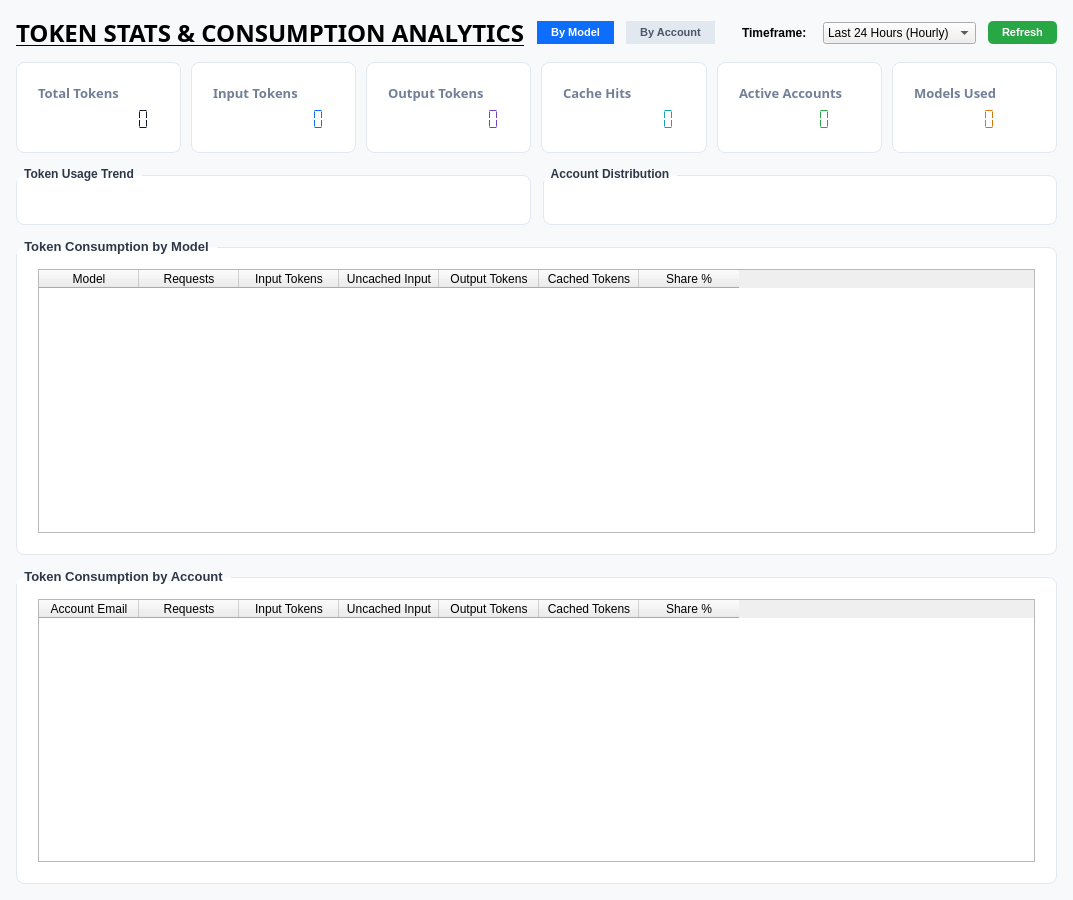
<?xml version="1.0" encoding="UTF-8"?>
<ui version="4.0">
 <class>TokenStatsForm</class>
 <widget class="QWidget" name="TokenStatsForm">
  <property name="geometry">
   <rect><x>0</x><y>0</y><width>1050</width><height>900</height></rect>
  </property>
  <property name="windowTitle"><string>Token Stats</string></property>
  <property name="styleSheet">
   <string notr="true">QWidget#TokenStatsForm { background-color: #F8F9FA; }</string>
  </property>
  <layout class="QVBoxLayout" name="mainVerticalLayout">
   <property name="spacing"><number>12</number></property>
   <property name="leftMargin"><number>16</number></property>
   <property name="topMargin"><number>16</number></property>
   <property name="rightMargin"><number>16</number></property>
   <property name="bottomMargin"><number>16</number></property>

   <!-- Header row: title + viewMode toggle + refresh -->
   <item>
    <layout class="QHBoxLayout" name="layoutHeader">
     <item>
      <widget class="QLabel" name="lblHeaderTitle">
       <property name="font">
        <font><family>DS-Digital</family><pointsize>18</pointsize><bold>true</bold><underline>true</underline></font>
       </property>
       <property name="text"><string>TOKEN STATS &amp; CONSUMPTION ANALYTICS</string></property>
      </widget>
     </item>
     <item>
      <spacer name="spacerHeader">
       <property name="orientation"><enum>Qt::Orientation::Horizontal</enum></property>
       <property name="sizeHint" stdset="0"><size><width>40</width><height>20</height></size></property>
      </spacer>
     </item>
     <!-- viewMode pill buttons -->
     <item>
      <widget class="QPushButton" name="btnViewByModel">
       <property name="text"><string>By Model</string></property>
       <property name="checkable"><bool>true</bool></property>
       <property name="checked"><bool>true</bool></property>
       <property name="styleSheet">
        <string notr="true">
         QPushButton { background-color: #0D6EFD; color: #FFFFFF; font-weight: bold; border: none;
           border-radius: 4px 0 0 4px; padding: 5px 14px; font-size: 11px; }
         QPushButton:!checked { background-color: #E2E8F0; color: #4A5568; }
        </string>
       </property>
      </widget>
     </item>
     <item>
      <widget class="QPushButton" name="btnViewByAccount">
       <property name="text"><string>By Account</string></property>
       <property name="checkable"><bool>true</bool></property>
       <property name="styleSheet">
        <string notr="true">
         QPushButton { background-color: #E2E8F0; color: #4A5568; font-weight: bold; border: none;
           border-radius: 0 4px 4px 0; padding: 5px 14px; font-size: 11px; }
         QPushButton:checked { background-color: #0D6EFD; color: #FFFFFF; }
        </string>
       </property>
      </widget>
     </item>
     <item>
      <widget class="QLabel" name="lblTimeframe">
       <property name="text"><string>Timeframe:</string></property>
       <property name="font"><font><bold>true</bold></font></property>
       <property name="styleSheet"><string notr="true">margin-left: 12px;</string></property>
      </widget>
     </item>
     <item>
      <widget class="QComboBox" name="comboTimeframe">
       <item><property name="text"><string>Last 24 Hours (Hourly)</string></property></item>
       <item><property name="text"><string>Last 7 Days (Daily)</string></property></item>
       <item><property name="text"><string>Last 30 Days (Weekly)</string></property></item>
      </widget>
     </item>
     <item>
      <widget class="QPushButton" name="btnRefreshStats">
       <property name="text"><string>Refresh</string></property>
       <property name="styleSheet">
        <string notr="true">QPushButton { background-color: #28A745; color: #FFFFFF; font-weight: bold;
          border: none; border-radius: 5px; padding: 5px 14px; font-size: 11px; }
          QPushButton:hover { background-color: #218838; }
          QPushButton:disabled { background-color: #A0AEC0; }
        </string>
       </property>
      </widget>
     </item>
    </layout>
   </item>

   <!-- Scroll body -->
   <item>
    <widget class="QScrollArea" name="scrollArea">
     <property name="styleSheet">
      <string notr="true">QScrollArea { background: transparent; border: none; }
       QWidget#scrollContent { background: transparent; }</string>
     </property>
     <property name="frameShape"><enum>QFrame::Shape::NoFrame</enum></property>
     <property name="widgetResizable"><bool>true</bool></property>
     <widget class="QWidget" name="scrollContent">
      <property name="geometry"><rect><x>0</x><y>0</y><width>1018</width><height>840</height></rect></property>
      <layout class="QVBoxLayout" name="layoutContent">
       <property name="spacing"><number>14</number></property>
       <property name="leftMargin"><number>0</number></property>
       <property name="topMargin"><number>0</number></property>
       <property name="rightMargin"><number>0</number></property>
       <property name="bottomMargin"><number>0</number></property>

       <!-- ROW 1: 6 Stat Cards -->
       <item>
        <layout class="QHBoxLayout" name="layoutStatsCards">
         <property name="spacing"><number>10</number></property>

         <!-- Card 1: Total Tokens -->
         <item>
          <widget class="QFrame" name="cardTotalTokens">
           <property name="styleSheet"><string notr="true">QFrame#cardTotalTokens { background-color: #FFFFFF; border: 1px solid #E2E8F0; border-radius: 8px; padding: 12px; }</string></property>
           <layout class="QVBoxLayout" name="layoutCard1">
            <item><widget class="QLabel" name="lblCardTotalTokensTitle">
             <property name="font"><font><family>DS-Digital</family><pointsize>10</pointsize><bold>true</bold></font></property>
             <property name="styleSheet"><string notr="true">color: #718096;</string></property>
             <property name="text"><string>Total Tokens</string></property>
            </widget></item>
            <item><widget class="QLCDNumber" name="valTotalTokens">
             <property name="styleSheet"><string notr="true">color: #111827;</string></property>
             <property name="frameShape"><enum>QFrame::Shape::NoFrame</enum></property>
             <property name="digitCount"><number>10</number></property>
             <property name="segmentStyle"><enum>QLCDNumber::SegmentStyle::Flat</enum></property>
            </widget></item>
           </layout>
          </widget>
         </item>

         <!-- Card 2: Input Tokens -->
         <item>
          <widget class="QFrame" name="cardInputTokens">
           <property name="styleSheet"><string notr="true">QFrame#cardInputTokens { background-color: #FFFFFF; border: 1px solid #E2E8F0; border-radius: 8px; padding: 12px; }</string></property>
           <layout class="QVBoxLayout" name="layoutCard2">
            <item><widget class="QLabel" name="lblCardInputTokensTitle">
             <property name="font"><font><family>DS-Digital</family><pointsize>10</pointsize><bold>true</bold></font></property>
             <property name="styleSheet"><string notr="true">color: #718096;</string></property>
             <property name="text"><string>Input Tokens</string></property>
            </widget></item>
            <item><widget class="QLCDNumber" name="valInputTokens">
             <property name="styleSheet"><string notr="true">color: #0D6EFD;</string></property>
             <property name="frameShape"><enum>QFrame::Shape::NoFrame</enum></property>
             <property name="digitCount"><number>10</number></property>
             <property name="segmentStyle"><enum>QLCDNumber::SegmentStyle::Flat</enum></property>
            </widget></item>
           </layout>
          </widget>
         </item>

         <!-- Card 3: Output Tokens -->
         <item>
          <widget class="QFrame" name="cardOutputTokens">
           <property name="styleSheet"><string notr="true">QFrame#cardOutputTokens { background-color: #FFFFFF; border: 1px solid #E2E8F0; border-radius: 8px; padding: 12px; }</string></property>
           <layout class="QVBoxLayout" name="layoutCard3">
            <item><widget class="QLabel" name="lblCardOutputTokensTitle">
             <property name="font"><font><family>DS-Digital</family><pointsize>10</pointsize><bold>true</bold></font></property>
             <property name="styleSheet"><string notr="true">color: #718096;</string></property>
             <property name="text"><string>Output Tokens</string></property>
            </widget></item>
            <item><widget class="QLCDNumber" name="valOutputTokens">
             <property name="styleSheet"><string notr="true">color: #6F42C1;</string></property>
             <property name="frameShape"><enum>QFrame::Shape::NoFrame</enum></property>
             <property name="digitCount"><number>10</number></property>
             <property name="segmentStyle"><enum>QLCDNumber::SegmentStyle::Flat</enum></property>
            </widget></item>
           </layout>
          </widget>
         </item>

         <!-- Card 4: Cached Tokens -->
         <item>
          <widget class="QFrame" name="cardCachedTokens">
           <property name="styleSheet"><string notr="true">QFrame#cardCachedTokens { background-color: #FFFFFF; border: 1px solid #E2E8F0; border-radius: 8px; padding: 12px; }</string></property>
           <layout class="QVBoxLayout" name="layoutCard4">
            <item><widget class="QLabel" name="lblCardCachedTokensTitle">
             <property name="font"><font><family>DS-Digital</family><pointsize>10</pointsize><bold>true</bold></font></property>
             <property name="styleSheet"><string notr="true">color: #718096;</string></property>
             <property name="text"><string>Cache Hits</string></property>
            </widget></item>
            <item><widget class="QLCDNumber" name="valCachedTokens">
             <property name="styleSheet"><string notr="true">color: #17A2B8;</string></property>
             <property name="frameShape"><enum>QFrame::Shape::NoFrame</enum></property>
             <property name="digitCount"><number>10</number></property>
             <property name="segmentStyle"><enum>QLCDNumber::SegmentStyle::Flat</enum></property>
            </widget></item>
           </layout>
          </widget>
         </item>

         <!-- Card 5: Active Accounts -->
         <item>
          <widget class="QFrame" name="cardActiveAccounts">
           <property name="styleSheet"><string notr="true">QFrame#cardActiveAccounts { background-color: #FFFFFF; border: 1px solid #E2E8F0; border-radius: 8px; padding: 12px; }</string></property>
           <layout class="QVBoxLayout" name="layoutCard5">
            <item><widget class="QLabel" name="lblCardActiveAccountsTitle">
             <property name="font"><font><family>DS-Digital</family><pointsize>10</pointsize><bold>true</bold></font></property>
             <property name="styleSheet"><string notr="true">color: #718096;</string></property>
             <property name="text"><string>Active Accounts</string></property>
            </widget></item>
            <item><widget class="QLCDNumber" name="valActiveAccounts">
             <property name="styleSheet"><string notr="true">color: #28A745;</string></property>
             <property name="frameShape"><enum>QFrame::Shape::NoFrame</enum></property>
             <property name="digitCount"><number>6</number></property>
             <property name="segmentStyle"><enum>QLCDNumber::SegmentStyle::Flat</enum></property>
            </widget></item>
           </layout>
          </widget>
         </item>

         <!-- Card 6: Models Used (MISSING — now added) -->
         <item>
          <widget class="QFrame" name="cardModelsUsed">
           <property name="styleSheet"><string notr="true">QFrame#cardModelsUsed { background-color: #FFFFFF; border: 1px solid #E2E8F0; border-radius: 8px; padding: 12px; }</string></property>
           <layout class="QVBoxLayout" name="layoutCard6">
            <item><widget class="QLabel" name="lblCardModelsUsedTitle">
             <property name="font"><font><family>DS-Digital</family><pointsize>10</pointsize><bold>true</bold></font></property>
             <property name="styleSheet"><string notr="true">color: #718096;</string></property>
             <property name="text"><string>Models Used</string></property>
            </widget></item>
            <item><widget class="QLCDNumber" name="valModelsUsed">
             <property name="styleSheet"><string notr="true">color: #D97706;</string></property>
             <property name="frameShape"><enum>QFrame::Shape::NoFrame</enum></property>
             <property name="digitCount"><number>4</number></property>
             <property name="segmentStyle"><enum>QLCDNumber::SegmentStyle::Flat</enum></property>
            </widget></item>
           </layout>
          </widget>
         </item>

        </layout>
       </item>

       <!-- ROW 2: Charts row — Stacked Area (trend) + Donut Pie (distribution) -->
       <item>
        <layout class="QHBoxLayout" name="layoutChartsRow">
         <property name="spacing"><number>12</number></property>

         <!-- Trend chart container (by model / by account stacked area) -->
         <item>
          <widget class="QGroupBox" name="groupTrendChart">
           <property name="title"><string>Token Usage Trend</string></property>
           <property name="styleSheet">
            <string notr="true">QGroupBox { background-color: #FFFFFF; border: 1px solid #E2E8F0;
              border-radius: 8px; margin-top: 8px; padding: 12px; font-weight: bold; }
              QGroupBox::title { subcontrol-origin: margin; subcontrol-position: top left;
              padding: 0 6px; color: #2D3748; }</string>
           </property>
           <layout class="QVBoxLayout" name="layoutTrendChart">
            <!-- Chart widget injected at runtime via token_stats_page.py -->
            <item>
             <widget class="QWidget" name="placeholderTrendChart">
              <property name="minimumHeight"><number>240</number></property>
             </widget>
            </item>
           </layout>
          </widget>
         </item>

         <!-- Donut pie container (account distribution) -->
         <item>
          <widget class="QGroupBox" name="groupPieChart">
           <property name="title"><string>Account Distribution</string></property>
           <property name="maximumWidth"><number>320</number></property>
           <property name="styleSheet">
            <string notr="true">QGroupBox { background-color: #FFFFFF; border: 1px solid #E2E8F0;
              border-radius: 8px; margin-top: 8px; padding: 12px; font-weight: bold; }
              QGroupBox::title { subcontrol-origin: margin; subcontrol-position: top left;
              padding: 0 6px; color: #2D3748; }</string>
           </property>
           <layout class="QVBoxLayout" name="layoutPieChart">
            <item>
             <widget class="QWidget" name="placeholderPieChart">
              <property name="minimumHeight"><number>200</number></property>
             </widget>
            </item>
            <!-- Pie legend (top 5 accounts) — labels injected at runtime -->
            <item>
             <widget class="QWidget" name="pieLegendWidget">
              <property name="minimumHeight"><number>40</number></property>
             </widget>
            </item>
           </layout>
          </widget>
         </item>

        </layout>
       </item>

       <!-- ROW 3: By Model table (visible in "By Model" mode) -->
       <item>
        <widget class="QGroupBox" name="groupModelStats">
         <property name="font">
          <font><family>Segoe UI</family><pointsize>10</pointsize><bold>true</bold></font>
         </property>
         <property name="title"><string>Token Consumption by Model</string></property>
         <property name="styleSheet">
          <string notr="true">QGroupBox { background-color: #FFFFFF; border: 1px solid #E2E8F0;
            border-radius: 8px; margin-top: 8px; padding: 12px; }
            QGroupBox::title { subcontrol-origin: margin; subcontrol-position: top left;
            padding: 0 6px; color: #2D3748; }</string>
         </property>
         <layout class="QVBoxLayout" name="layoutModelStats">
          <item>
           <widget class="QTableWidget" name="tableModelStats">
            <property name="alternatingRowColors"><bool>true</bool></property>
            <property name="selectionBehavior"><enum>QAbstractItemView::SelectionBehavior::SelectRows</enum></property>
            <property name="selectionMode"><enum>QAbstractItemView::SelectionMode::SingleSelection</enum></property>
            <property name="editTriggers"><set>QAbstractItemView::EditTrigger::NoEditTriggers</set></property>
            <property name="columnCount"><number>7</number></property>
            <column><property name="text"><string>Model</string></property></column>
            <column><property name="text"><string>Requests</string></property></column>
            <column><property name="text"><string>Input Tokens</string></property></column>
            <column><property name="text"><string>Uncached Input</string></property></column>
            <column><property name="text"><string>Output Tokens</string></property></column>
            <column><property name="text"><string>Cached Tokens</string></property></column>
            <column><property name="text"><string>Share %</string></property></column>
           </widget>
          </item>
         </layout>
        </widget>
       </item>

       <!-- ROW 4: By Account table (visible in "By Account" mode) -->
       <item>
        <widget class="QGroupBox" name="groupAccountStats">
         <property name="font">
          <font><family>Segoe UI</family><pointsize>10</pointsize><bold>true</bold></font>
         </property>
         <property name="title"><string>Token Consumption by Account</string></property>
         <property name="styleSheet">
          <string notr="true">QGroupBox { background-color: #FFFFFF; border: 1px solid #E2E8F0;
            border-radius: 8px; margin-top: 8px; padding: 12px; }
            QGroupBox::title { subcontrol-origin: margin; subcontrol-position: top left;
            padding: 0 6px; color: #2D3748; }</string>
         </property>
         <layout class="QVBoxLayout" name="layoutAccountStats">
          <item>
           <widget class="QTableWidget" name="tableAccountStats">
            <property name="alternatingRowColors"><bool>true</bool></property>
            <property name="selectionBehavior"><enum>QAbstractItemView::SelectionBehavior::SelectRows</enum></property>
            <property name="selectionMode"><enum>QAbstractItemView::SelectionMode::SingleSelection</enum></property>
            <property name="editTriggers"><set>QAbstractItemView::EditTrigger::NoEditTriggers</set></property>
            <property name="columnCount"><number>7</number></property>
            <column><property name="text"><string>Account Email</string></property></column>
            <column><property name="text"><string>Requests</string></property></column>
            <column><property name="text"><string>Input Tokens</string></property></column>
            <column><property name="text"><string>Uncached Input</string></property></column>
            <column><property name="text"><string>Output Tokens</string></property></column>
            <column><property name="text"><string>Cached Tokens</string></property></column>
            <column><property name="text"><string>Share %</string></property></column>
           </widget>
          </item>
         </layout>
        </widget>
       </item>

      </layout>
     </widget>
    </widget>
   </item>

  </layout>
 </widget>
 <resources/>
 <connections/>
</ui>
